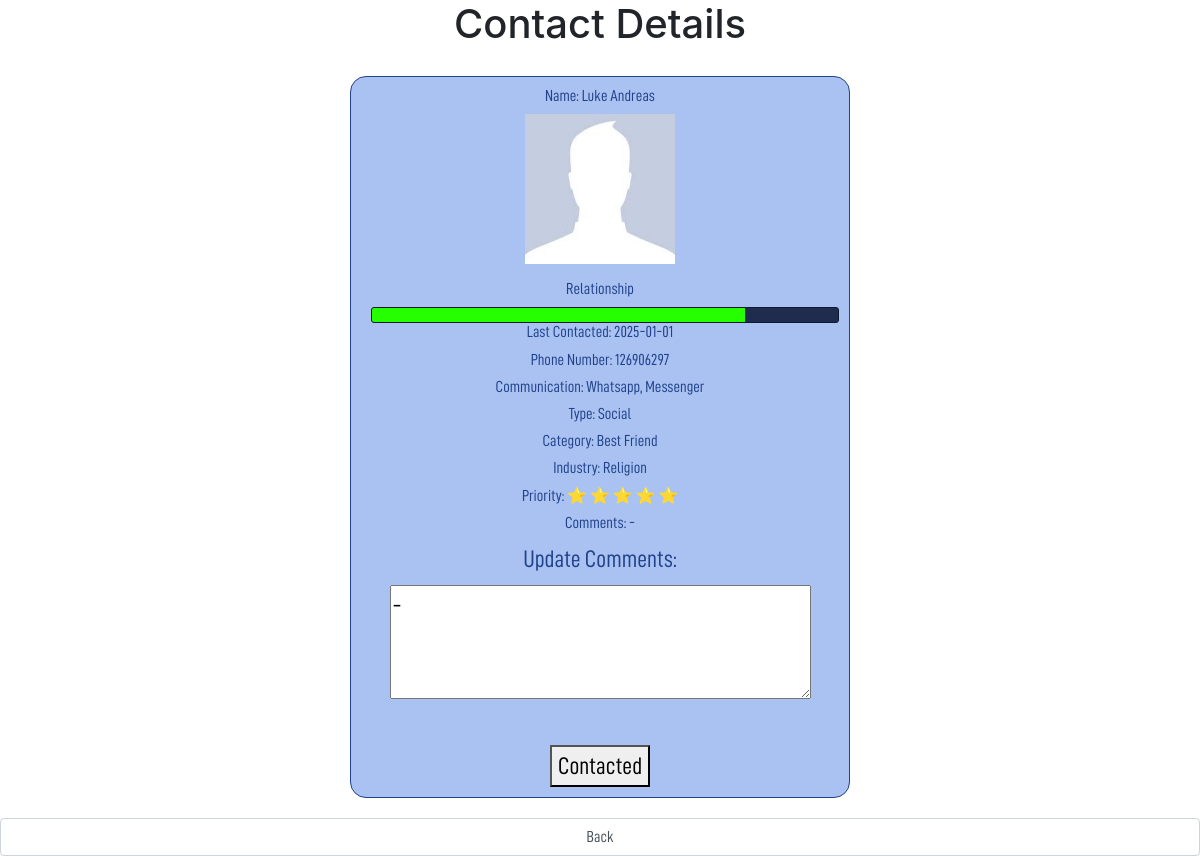
The app's page /peopleview?id=1 with its own data.
### tables this page shows
CREATE TABLE main (
        ID INTEGER PRIMARY KEY AUTOINCREMENT,
        Name TEXT,
        Phone_Number TEXT,       
        Category TEXT,
        Type TEXT,
        Priority INTEGER,
        Communication_Routes TEXT,
        Profile_Picture TEXT,
        Last_Contacted TEXT,
        Last_Meeting TEXT,
        Industry TEXT,
        Comments TEXT
    );

### main.py (the view)
@app.route('/peopleview')
def peopleview():
    person_id = request.args.get('id')
    if not person_id:
        return "No ID provided", 400
    person = get_person(person_id)
    print(dict(person[0]))
    return render_template('agent_card.html',person=dict(person[0]))

### main.py (called while the page is built)
def get_db():
    if 'db' not in g:
        g.db = sqlite3.connect(DATABASE)
        g.db.row_factory = sqlite3.Row  # To access columns by name
    return g.db

def get_person(id):
    db = get_db()
    person = db.execute('SELECT * FROM main WHERE ID=' + str(id)).fetchall()
    return person

### templates/agent_card.html (shortened to what this page needs)
{% extends 'base.html' %}
{% block body %}
<h1 class="page-title">Contact Details</h1>
<div class="form-container">
    <div class="agent-card-base agent-card" style="max-width: 500px; width: 100%;">
        <h6>Name: {{ person['Name'] }}</h6>
        <figure>
            <img src="{{ url_for('static', filename='assets/pic/facebookprofile.jpeg') }}" alt="{{ person['Name'] }}">
        </figure>
        <h6>Relationship</h6>
        <div class="bar"><div class="fill" style="width: 80%;"></div></div>
        <h6>Last Contacted: {{ person['Last_Contacted'][:10] }}</h6>
        <h6>Phone Number: {{ person['Phone_Number'] | string  }}</h6>
        <h6>Communication: {{ person['Communication_Routes'] }}</h6>
        <h6>Type: {{ person['Type'] }}</h6>
        <h6>Category: {{ person['Category'] }}</h6>
        <h6>Industry: {{ person['Industry'] }}</h6>
        <h6>Priority:
            {% for _ in range(person['Priority']) %}
                ⭐
            {% endfor %}
        </h6>
        <h6>Comments: {{ person['Comments'] }}</h6>
        <form action="/update_person" method="post">
            <label for="comments">Update Comments:</label><br>
            <textarea name="comments" id="comments" rows="3" cols="40">{{ person['Comments'] }}</textarea><br><br>
            <button type="submit">Contacted</button>
        </form>
    </div>
</div>
<div class="back-button">
    <a href="/"><button class="form-control">Back</button></a>
</div>
{% endblock %}

### static/css/style.css (style rules this page uses)
div { font-family: 'DIN', sans-serif; }
.page-title, .page-subtitle { text-align: center; }
.agent-card-base { text-align: center; border: 1px solid #21428B; padding: 10px; border-radius: 16px; font-size: 24px; min-width: 280px; max-width: 300px; flex-shrink: 0; }
.agent-card { color: #21428B; background-color: #A9C2F1; }
.agent-card-base img { width: 150px; height: 150px; }
.bar { background-color: #1f2c4d; border: 1px solid #0d1a2d; height: 16px; border-radius: 3px; margin-left: 10px; overflow: hidden; }
.fill { background-color: #26ff00; height: 100%; transition: width 0.3s ease-in-out; }
.form-container { display: flex; justify-content: center; align-items: center; min-height: 80vh; padding: 20px; }

### records on screen
main: Name "Luke Andreas", Last_Contacted "2025-01-01", Phone_Number "126906297", Communication_Routes "Whatsapp, Messenger", Type "Social", Category "Best Friend", Industry "Religion", Priority 5 (drawn), Comments "-", comments "-"
